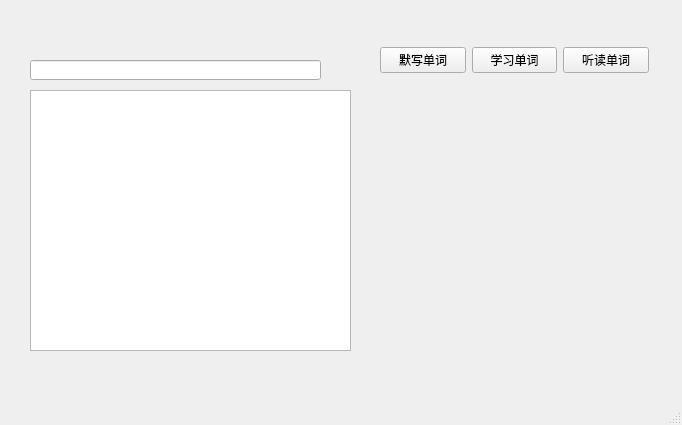
<?xml version="1.0" encoding="UTF-8"?>
<ui version="4.0">
 <class>MainWindow</class>
 <widget class="QMainWindow" name="MainWindow">
  <property name="geometry">
   <rect>
    <x>0</x>
    <y>0</y>
    <width>682</width>
    <height>425</height>
   </rect>
  </property>
  <property name="windowTitle">
   <string>MainWindow</string>
  </property>
  <widget class="QWidget" name="centralwidget">
   <widget class="QWidget" name="horizontalLayoutWidget">
    <property name="geometry">
     <rect>
      <x>380</x>
      <y>40</y>
      <width>269</width>
      <height>41</height>
     </rect>
    </property>
    <layout class="QHBoxLayout" name="horizontalLayout">
     <item>
      <widget class="QPushButton" name="pushButton">
       <property name="text">
        <string>默写单词</string>
       </property>
      </widget>
     </item>
     <item>
      <widget class="QPushButton" name="pushButton_2">
       <property name="text">
        <string>学习单词</string>
       </property>
      </widget>
     </item>
     <item>
      <widget class="QPushButton" name="pushButton_3">
       <property name="text">
        <string>听读单词</string>
       </property>
      </widget>
     </item>
    </layout>
   </widget>
   <widget class="QTreeView" name="treeView">
    <property name="geometry">
     <rect>
      <x>30</x>
      <y>90</y>
      <width>321</width>
      <height>261</height>
     </rect>
    </property>
   </widget>
   <widget class="QLineEdit" name="lineEdit">
    <property name="geometry">
     <rect>
      <x>30</x>
      <y>60</y>
      <width>291</width>
      <height>20</height>
     </rect>
    </property>
   </widget>
   <widget class="QWidget" name="verticalLayoutWidget">
    <property name="geometry">
     <rect>
      <x>370</x>
      <y>90</y>
      <width>291</width>
      <height>281</height>
     </rect>
    </property>
    <layout class="QVBoxLayout" name="verticalLayout"/>
   </widget>
  </widget>
  <widget class="QMenuBar" name="menubar">
   <property name="geometry">
    <rect>
     <x>0</x>
     <y>0</y>
     <width>682</width>
     <height>22</height>
    </rect>
   </property>
  </widget>
  <widget class="QStatusBar" name="statusbar"/>
 </widget>
 <resources/>
 <connections/>
</ui>
